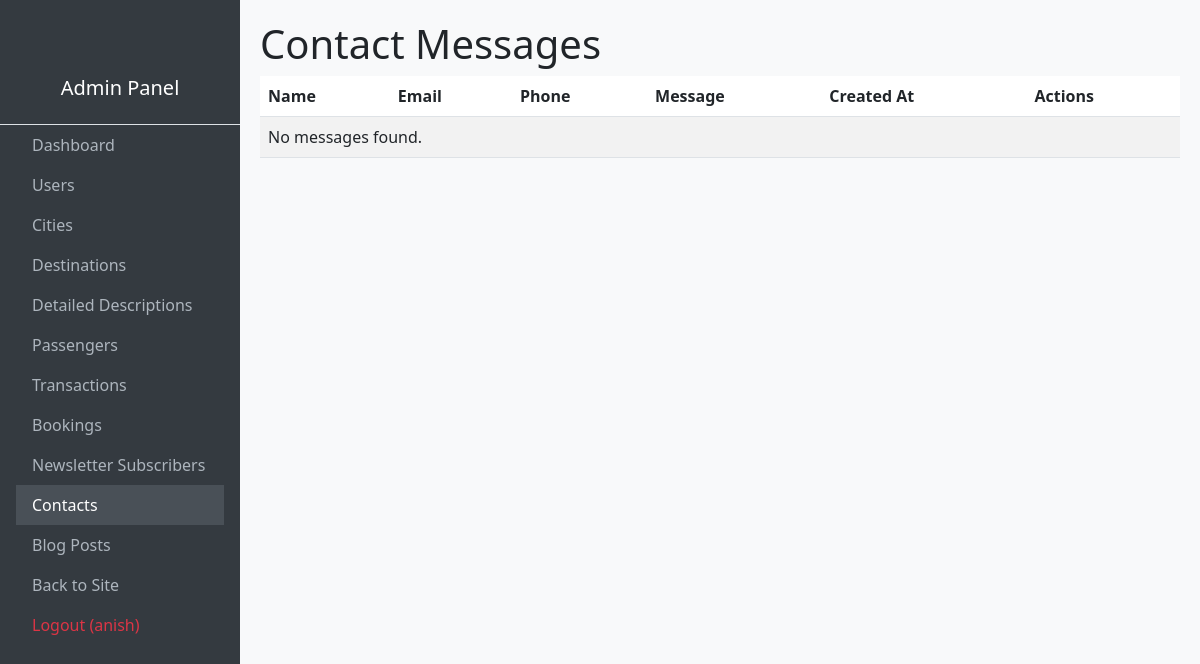
The app's page /admin-panel/contacts/ (signed in), older data.
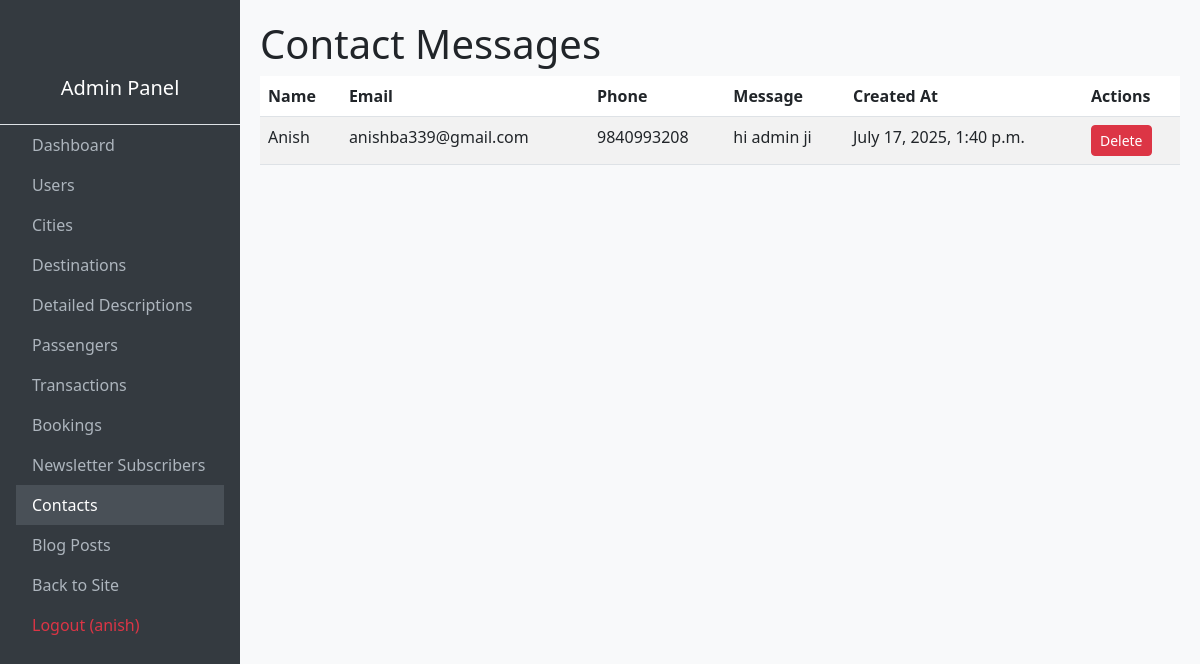
The same page, newer data.
### yatra/models.py (models this page shows, shortened)
class Contact(models.Model):
    name = models.CharField(max_length=100)
    email = models.EmailField()
    phone = models.CharField(max_length=15, blank=True)
    message = models.TextField()
    created_at = models.DateTimeField(auto_now_add=True)

### adminpanel/views.py (the view)
# urls.py: path('contacts/', views.contact_list, name='admin_contact_list'),
@staff_member_required
def contact_list(request):
    contacts = Contact.objects.all()
    return render(request, 'adminpanel/contact_list.html', {'contacts': contacts})

### Templates/adminpanel/contact_list.html (shortened to what this page needs)
{% extends 'base.html' %}
{% block content %}
<h1>Contact Messages</h1>
<table class="table table-striped">
    <thead>
        <tr>
            <th>Name</th><th>Email</th><th>Phone</th><th>Message</th><th>Created At</th><th>Actions</th>
        </tr>
    </thead>
    <tbody>
        {% for contact in contacts %}
        <tr>
            <td>{{ contact.name }}</td>
            <td>{{ contact.email }}</td>
            <td>{{ contact.phone }}</td>
            <td>{{ contact.message|linebreaksbr }}</td>
            <td>{{ contact.created_at }}</td>
            <td>
                <form action="{% url 'admin_contact_delete' contact.pk %}" method="post" style="display:inline;">
                    <button class="btn btn-sm btn-danger" type="submit" onclick="return confirm('Are you sure?')">Delete</button>
                </form>
            </td>
        </tr>
        {% empty %}
        <tr><td colspan="6">No messages found.</td></tr>
        {% endfor %}
    </tbody>
</table>
{% endblock %}

Row changes from the older to the newer data that the page shows:
added Contact: name "Anish", email "anishba339@gmail.com", phone "9840993208", message "hi admin ji", created_at "July 17, 2025, 1:40 p.m."
Text that changed along with them:
text no longer shown: "No messages found."
